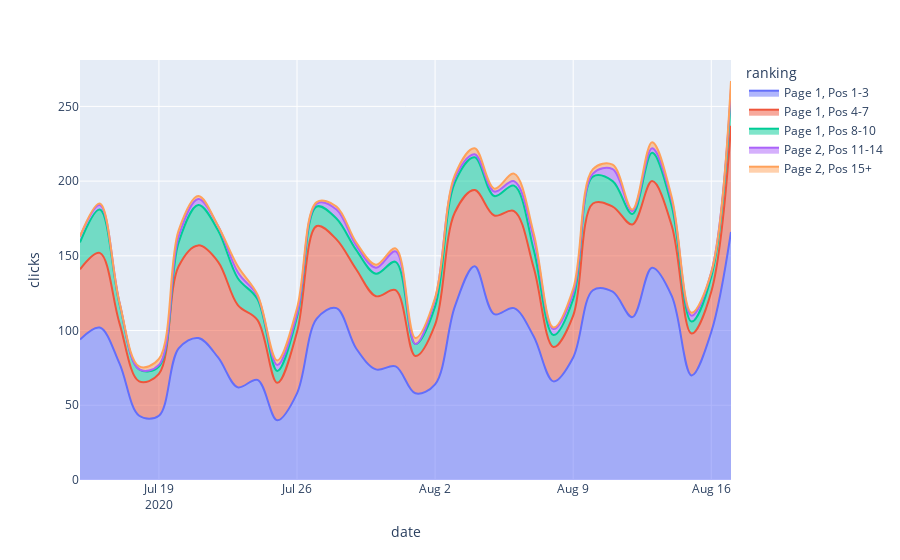

Write notebook code for a chart like this one.
### Markdown cell above
### Clicks by position

### Code cell
import plotly.express as px

plot_df = df.groupby(['date','ranking']).agg({'query':'count','clicks':'sum'}).reset_index()

fig = px.area(plot_df, x='date', y='clicks', color='ranking', line_group='ranking', hover_name='ranking',
        line_shape='spline')
fig.show()

### Figure 1 — Plotly figure (JSON) as saved in the notebook; plotly's stock layout.template omitted (floating-point values rounded to 4 significant figures)
{"data": [{"hovertemplate": "<b>%{hovertext}</b><br><br>ranking=Page 1, Pos 1-3<br>date=%{x}<br>clicks=%{y}<extra></extra>", "hovertext": ["Page 1, Pos 1-3", "Page 1, Pos 1-3", "Page 1, Pos 1-3", "Page 1, Pos 1-3", "Page 1, Pos 1-3", "Page 1, Pos 1-3", "Page 1, Pos 1-3", "Page 1, Pos 1-3", "Page 1, Pos 1-3", "Page 1, Pos 1-3", "Page 1, Pos 1-3", "Page 1, Pos 1-3", "Page 1, Pos 1-3", "Page 1, Pos 1-3", "Page 1, Pos 1-3", "Page 1, Pos 1-3", "Page 1, Pos 1-3", "Page 1, Pos 1-3", "Page 1, Pos 1-3", "Page 1, Pos 1-3", "Page 1, Pos 1-3", "Page 1, Pos 1-3", "Page 1, Pos 1-3", "Page 1, Pos 1-3", "Page 1, Pos 1-3", "Page 1, Pos 1-3", "Page 1, Pos 1-3", "Page 1, Pos 1-3", "Page 1, Pos 1-3", "Page 1, Pos 1-3", "Page 1, Pos 1-3", "Page 1, Pos 1-3", "Page 1, Pos 1-3", "Page 1, Pos 1-3"], "legendgroup": "Page 1, Pos 1-3", "line": {"color": "#636efa", "shape": "spline"}, "mode": "lines", "name": "Page 1, Pos 1-3", "orientation": "v", "showlegend": true, "stackgroup": "1", "type": "scatter", "x": ["2020-07-15", "2020-07-16", "2020-07-17", "2020-07-18", "2020-07-19", "2020-07-20", "2020-07-21", "2020-07-22", "2020-07-23", "2020-07-24", "2020-07-25", "2020-07-26", "2020-07-27", "2020-07-28", "2020-07-29", "2020-07-30", "2020-07-31", "2020-08-01", "2020-08-02", "2020-08-03", "2020-08-04", "2020-08-05", "2020-08-06", "2020-08-07", "2020-08-08", "2020-08-09", "2020-08-10", "2020-08-11", "2020-08-12", "2020-08-13", "2020-08-14", "2020-08-15", "2020-08-16", "2020-08-17"], "xaxis": "x", "y": [94, 102, 78, 43, 43, 88, 95, 82, 62, 67, 40, 58, 108, 115, 88, 74, 76, 58, 64, 116, 143, 111, 115, 96, 66, 82, 127, 126, 109, 142, 123, 70, 99, 166], "yaxis": "y"}, {"hovertemplate": "<b>%{hovertext}</b><br><br>ranking=Page 1, Pos 4-7<br>date=%{x}<br>clicks=%{y}<extra></extra>", "hovertext": ["Page 1, Pos 4-7", "Page 1, Pos 4-7", "Page 1, Pos 4-7", "Page 1, Pos 4-7", "Page 1, Pos 4-7", "Page 1, Pos 4-7", "Page 1, Pos 4-7", "Page 1, Pos 4-7", "Page 1, Pos 4-7", "Page 1, Pos 4-7", "Page 1, Pos 4-7", "Page 1, Pos 4-7", "Page 1, Pos 4-7", "Page 1, Pos 4-7", "Page 1, Pos 4-7", "Page 1, Pos 4-7", "Page 1, Pos 4-7", "Page 1, Pos 4-7", "Page 1, Pos 4-7", "Page 1, Pos 4-7", "Page 1, Pos 4-7", "Page 1, Pos 4-7", "Page 1, Pos 4-7", "Page 1, Pos 4-7", "Page 1, Pos 4-7", "Page 1, Pos 4-7", "Page 1, Pos 4-7", "Page 1, Pos 4-7", "Page 1, Pos 4-7", "Page 1, Pos 4-7", "Page 1, Pos 4-7", "Page 1, Pos 4-7", "Page 1, Pos 4-7", "Page 1, Pos 4-7"], "legendgroup": "Page 1, Pos 4-7", "line": {"color": "#EF553B", "shape": "spline"}, "mode": "lines", "name": "Page 1, Pos 4-7", "orientation": "v", "showlegend": true, "stackgroup": "1", "type": "scatter", "x": ["2020-07-15", "2020-07-16", "2020-07-17", "2020-07-18", "2020-07-19", "2020-07-20", "2020-07-21", "2020-07-22", "2020-07-23", "2020-07-24", "2020-07-25", "2020-07-26", "2020-07-27", "2020-07-28", "2020-07-29", "2020-07-30", "2020-07-31", "2020-08-01", "2020-08-02", "2020-08-03", "2020-08-04", "2020-08-05", "2020-08-06", "2020-08-07", "2020-08-08", "2020-08-09", "2020-08-10", "2020-08-11", "2020-08-12", "2020-08-13", "2020-08-14", "2020-08-15", "2020-08-16", "2020-08-17"], "xaxis": "x", "y": [47, 50, 27, 23, 28, 55, 62, 64, 55, 40, 25, 41, 62, 46, 53, 49, 51, 25, 40, 63, 51, 66, 65, 46, 23, 28, 58, 57, 62, 58, 47, 28, 27, 71], "yaxis": "y"}, {"hovertemplate": "<b>%{hovertext}</b><br><br>ranking=Page 1, Pos 8-10<br>date=%{x}<br>clicks=%{y}<extra></extra>", "hovertext": ["Page 1, Pos 8-10", "Page 1, Pos 8-10", "Page 1, Pos 8-10", "Page 1, Pos 8-10", "Page 1, Pos 8-10", "Page 1, Pos 8-10", "Page 1, Pos 8-10", "Page 1, Pos 8-10", "Page 1, Pos 8-10", "Page 1, Pos 8-10", "Page 1, Pos 8-10", "Page 1, Pos 8-10", "Page 1, Pos 8-10", "Page 1, Pos 8-10", "Page 1, Pos 8-10", "Page 1, Pos 8-10", "Page 1, Pos 8-10", "Page 1, Pos 8-10", "Page 1, Pos 8-10", "Page 1, Pos 8-10", "Page 1, Pos 8-10", "Page 1, Pos 8-10", "Page 1, Pos 8-10", "Page 1, Pos 8-10", "Page 1, Pos 8-10", "Page 1, Pos 8-10", "Page 1, Pos 8-10", "Page 1, Pos 8-10", "Page 1, Pos 8-10", "Page 1, Pos 8-10", "Page 1, Pos 8-10", "Page 1, Pos 8-10", "Page 1, Pos 8-10", "Page 1, Pos 8-10"], "legendgroup": "Page 1, Pos 8-10", "line": {"color": "#00cc96", "shape": "spline"}, "mode": "lines", "name": "Page 1, Pos 8-10", "orientation": "v", "showlegend": true, "stackgroup": "1", "type": "scatter", "x": ["2020-07-15", "2020-07-16", "2020-07-17", "2020-07-18", "2020-07-19", "2020-07-20", "2020-07-21", "2020-07-22", "2020-07-23", "2020-07-24", "2020-07-25", "2020-07-26", "2020-07-27", "2020-07-28", "2020-07-29", "2020-07-30", "2020-07-31", "2020-08-01", "2020-08-02", "2020-08-03", "2020-08-04", "2020-08-05", "2020-08-06", "2020-08-07", "2020-08-08", "2020-08-09", "2020-08-10", "2020-08-11", "2020-08-12", "2020-08-13", "2020-08-14", "2020-08-15", "2020-08-16", "2020-08-17"], "xaxis": "x", "y": [18, 29, 13, 8, 5, 16, 27, 21, 18, 14, 8, 10, 13, 14, 13, 15, 19, 8, 12, 20, 22, 13, 17, 12, 8, 11, 18, 17, 7, 19, 13, 8, 10, 22], "yaxis": "y"}, {"hovertemplate": "<b>%{hovertext}</b><br><br>ranking=Page 2, Pos 11-14<br>date=%{x}<br>clicks=%{y}<extra></extra>", "hovertext": ["Page 2, Pos 11-14", "Page 2, Pos 11-14", "Page 2, Pos 11-14", "Page 2, Pos 11-14", "Page 2, Pos 11-14", "Page 2, Pos 11-14", "Page 2, Pos 11-14", "Page 2, Pos 11-14", "Page 2, Pos 11-14", "Page 2, Pos 11-14", "Page 2, Pos 11-14", "Page 2, Pos 11-14", "Page 2, Pos 11-14", "Page 2, Pos 11-14", "Page 2, Pos 11-14", "Page 2, Pos 11-14", "Page 2, Pos 11-14", "Page 2, Pos 11-14", "Page 2, Pos 11-14", "Page 2, Pos 11-14", "Page 2, Pos 11-14", "Page 2, Pos 11-14", "Page 2, Pos 11-14", "Page 2, Pos 11-14", "Page 2, Pos 11-14", "Page 2, Pos 11-14", "Page 2, Pos 11-14", "Page 2, Pos 11-14", "Page 2, Pos 11-14", "Page 2, Pos 11-14", "Page 2, Pos 11-14", "Page 2, Pos 11-14", "Page 2, Pos 11-14", "Page 2, Pos 11-14"], "legendgroup": "Page 2, Pos 11-14", "line": {"color": "#ab63fa", "shape": "spline"}, "mode": "lines", "name": "Page 2, Pos 11-14", "orientation": "v", "showlegend": true, "stackgroup": "1", "type": "scatter", "x": ["2020-07-15", "2020-07-16", "2020-07-17", "2020-07-18", "2020-07-19", "2020-07-20", "2020-07-21", "2020-07-22", "2020-07-23", "2020-07-24", "2020-07-25", "2020-07-26", "2020-07-27", "2020-07-28", "2020-07-29", "2020-07-30", "2020-07-31", "2020-08-01", "2020-08-02", "2020-08-03", "2020-08-04", "2020-08-05", "2020-08-06", "2020-08-07", "2020-08-08", "2020-08-09", "2020-08-10", "2020-08-11", "2020-08-12", "2020-08-13", "2020-08-14", "2020-08-15", "2020-08-16", "2020-08-17"], "xaxis": "x", "y": [4, 3, 1, 0, 1, 4, 4, 3, 4, 2, 4, 2, 2, 6, 3, 4, 7, 0, 5, 3, 2, 3, 3, 8, 4, 4, 2, 8, 2, 3, 4, 4, 3, 3], "yaxis": "y"}, {"hovertemplate": "<b>%{hovertext}</b><br><br>ranking=Page 2, Pos 15+<br>date=%{x}<br>clicks=%{y}<extra></extra>", "hovertext": ["Page 2, Pos 15+", "Page 2, Pos 15+", "Page 2, Pos 15+", "Page 2, Pos 15+", "Page 2, Pos 15+", "Page 2, Pos 15+", "Page 2, Pos 15+", "Page 2, Pos 15+", "Page 2, Pos 15+", "Page 2, Pos 15+", "Page 2, Pos 15+", "Page 2, Pos 15+", "Page 2, Pos 15+", "Page 2, Pos 15+", "Page 2, Pos 15+", "Page 2, Pos 15+", "Page 2, Pos 15+", "Page 2, Pos 15+", "Page 2, Pos 15+", "Page 2, Pos 15+", "Page 2, Pos 15+", "Page 2, Pos 15+", "Page 2, Pos 15+", "Page 2, Pos 15+", "Page 2, Pos 15+", "Page 2, Pos 15+", "Page 2, Pos 15+", "Page 2, Pos 15+", "Page 2, Pos 15+", "Page 2, Pos 15+", "Page 2, Pos 15+", "Page 2, Pos 15+", "Page 2, Pos 15+", "Page 2, Pos 15+"], "legendgroup": "Page 2, Pos 15+", "line": {"color": "#FFA15A", "shape": "spline"}, "mode": "lines", "name": "Page 2, Pos 15+", "orientation": "v", "showlegend": true, "stackgroup": "1", "type": "scatter", "x": ["2020-07-15", "2020-07-16", "2020-07-17", "2020-07-18", "2020-07-19", "2020-07-20", "2020-07-21", "2020-07-22", "2020-07-23", "2020-07-24", "2020-07-25", "2020-07-26", "2020-07-27", "2020-07-28", "2020-07-29", "2020-07-30", "2020-07-31", "2020-08-01", "2020-08-02", "2020-08-03", "2020-08-04", "2020-08-05", "2020-08-06", "2020-08-07", "2020-08-08", "2020-08-09", "2020-08-10", "2020-08-11", "2020-08-12", "2020-08-13", "2020-08-14", "2020-08-15", "2020-08-16", "2020-08-17"], "xaxis": "x", "y": [0, 1, 0, 2, 4, 4, 2, 0, 4, 1, 3, 4, 1, 2, 2, 2, 2, 4, 1, 2, 4, 2, 5, 3, 1, 3, 3, 3, 1, 4, 2, 2, 0, 5], "yaxis": "y"}], "layout": {"legend": {"title": {"text": "ranking"}, "tracegroupgap": 0}, "margin": {"t": 60}, "xaxis": {"anchor": "y", "domain": [0, 1], "title": {"text": "date"}}, "yaxis": {"anchor": "x", "domain": [0, 1], "title": {"text": "clicks"}}}}
